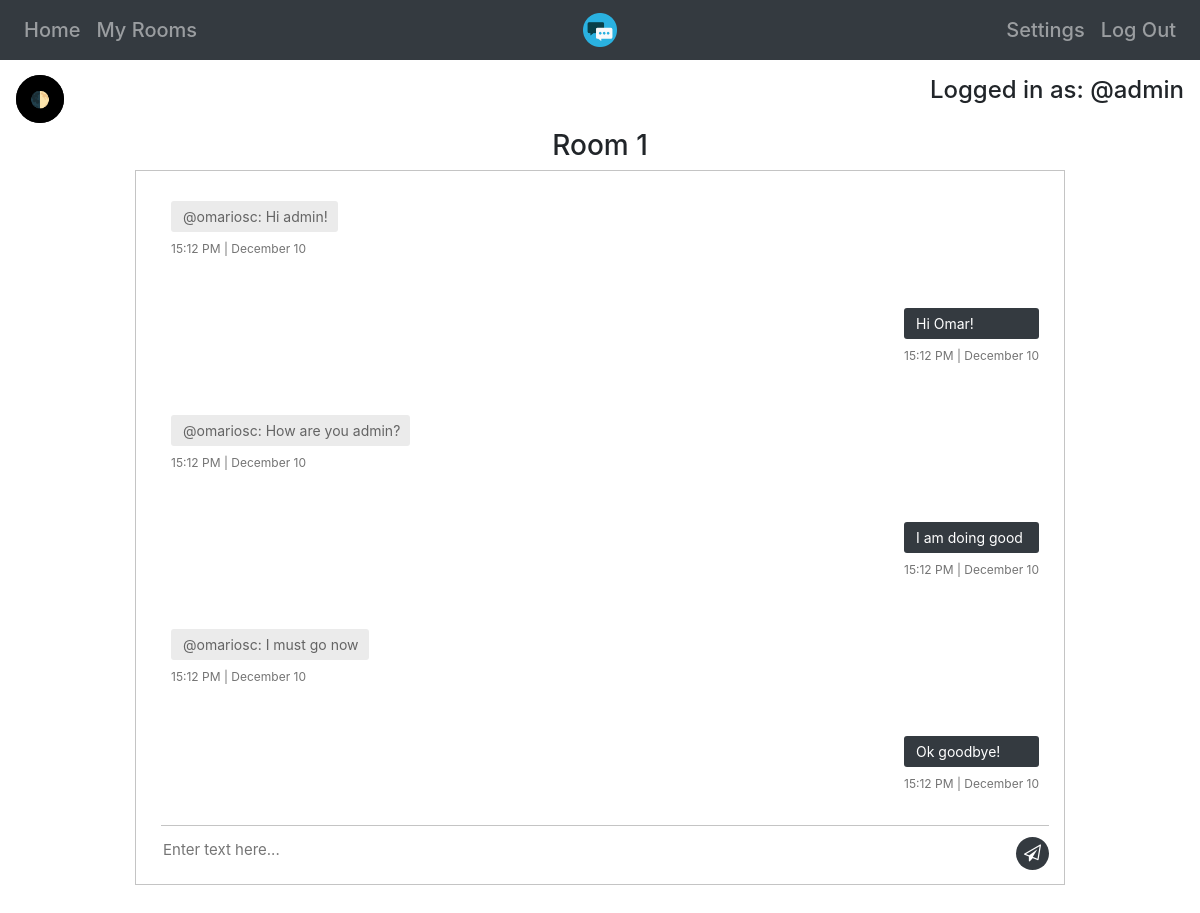
/room/1 (signed in), run on the app's committed database.
### app/models.py (models this page shows)
class Users(UserMixin,db.Model):
  __tablename__='Users'
  id=db.Column(db.Integer,primary_key=True)
  username=db.Column(db.String(20),unique=True)
  email=db.Column(db.String(50),unique=True)
  password=db.Column(db.String)
  rooms=db.relationship("Rooms",secondary='UserRooms',back_populates="users")

class Messages(db.Model):
  __tablename__='Messages'
  id=db.Column(db.Integer,primary_key=True)
  userroom_id=db.Column(db.Integer,db.ForeignKey('UserRooms.id'))
  message=db.Column(db.String)
  datetime=db.Column(db.DateTime(timezone=True))

### app/room.py (the view)
@room.route('/room/<room_id>',methods=['GET'])
@login_required
def show(room_id):
  if len(Rooms.query.filter_by(id=room_id).all())==0:
    log_error(user=current_user,room=room_id,ip=request.remote_addr,error="room-not-exists")
    return redirect(url_for('home.show') + '?error=room-not-exists')
  if UserRooms.query.filter_by(user=current_user.id,room=room_id).count()==0:
    log_error(user=current_user,room=room_id,ip=request.remote_addr,error="room-must-join-room")
    return redirect(url_for('home.show') + '?error=must-join-room')
  else:
    userrooms=UserRooms.query.filter_by(room=room_id).all()
    messages=[]
    usernames=[]
    times=[]
    for i in range(len(userrooms)):
      userroom_messages=Messages.query.filter_by(userroom_id=userrooms[i].id).all()
      for message in userroom_messages:
        messages.append(message)
    messages.sort(key=lambda r: r.datetime)
    for message in messages:
      times.append(message.datetime.strftime("%H:%m %p | %B %d"))
      userid=UserRooms.query.filter_by(id=message.userroom_id).one().user
      username=Users.query.filter_by(id=userid).one().username
      usernames.append(username)
    return render_template('chatroom.html',room_id=room_id,messages=messages,no_messages=len(messages),usernames=usernames,userroom_id=UserRooms.query.filter_by(user=current_user.id,room=room_id).one().id,times=times)

### app/__init__.py (called while the page is built)
@login_manager.user_loader
def load_user(id):
  return Users.query.get(int(id))

### app/templates/chatroom.html
{% extends "home.html" %}
{% block head %}
<link rel="stylesheet" href="/static/css/rooms.css">
<link rel="stylesheet" href="https://cdnjs.cloudflare.com/ajax/libs/font-awesome/4.7.0/css/font-awesome.css">
{% endblock %}
{% block content %}
<div class="container">
  <h3 class="text-center">Room {{ room_id }}</h3>
  <div class="messaging">
    <div class="inbox_msg">
      <div class="mesgs">
        <div class="msg_history">
          {% for i in range(no_messages) %}
          {% if usernames[i] == current_user.username %}
          <div class="outgoing_msg">
            <div class="sent_msg">
              <p>{{ messages[i].message }}</p>
              <span class="time_date">{{ times[i] }}</span>
            </div>
          </div>
          {% else %}
          <div class="incoming_msg">
            <div class="received_msg">
              <div class="received_withd_msg">
                <p>@{{ usernames[i] }}: {{ messages[i].message }}</p>
                <span class="time_date">{{ times[i] }}</span>
              </div>
            </div>
          </div>
          {% endif %}
          <br>
          {% endfor %}
        </div>
        <br>
        <div class="type_msg">
          <div class="input_msg_write spacebottom">
          <form method="POST" action="/room/chat/{{ room_id }}">
            <input type="text" name="message" class="write_msg inputfieldblack sendchat" placeholder="Enter text here..." required autofocus>
            <button class="msg_send_btn btn-darkmode" type="submit"><i class="fa fa-paper-plane-o" aria-hidden="true" alt="send"></i></button>
          </form>
          </div>
        </div>
      </div>
    </div>
  </div>
</div>
{% endblock %}

### app/templates/home.html (shortened to what this page needs)
{% extends "base.html" %}
{% block body %}
<body>
  <nav class="navbar navbar-expand-md navbar-dark bg-dark">
    <div class="navbar-collapse collapse w-100 order-1 order-md-0 dual-collapse2">
      <ul class="navbar-nav mr-auto">
        <li class="nav-item mb-0 h5"><a class="nav-link" href="/home">Home</a></li>
        <li class="nav-item mb-0 h5"><a class="nav-link" href="/myrooms">My Rooms</a></li>
      </ul>
    </div>
    <div class="mx-auto order-0">
      <a class="navbar-brand mx-auto" href="/home"><img src="/static/favicon.ico" alt="TickTalk" width="34" height="34"></a>
    </div>
    <div class="navbar-collapse collapse w-100 order-3 dual-collapse2">
      <ul class="navbar-nav ml-auto">
        <li class="nav-item mb-0 h5"><a class="nav-link" href="/settings">Settings</a></li>
        <li class="nav-item mb-0 h5"><a class="nav-link" href="/logout">Log Out</a></li>
      </ul>
    </div>
  </nav>
<h4 class="text-right loggedinuser">Logged in as: @{{ current_user.username }}</h4>
{% endblock %}

### app/templates/base.html (shortened to what this page needs)
<!DOCTYPE html>
<html lang="en">
  <head>
    <link rel="stylesheet" type="text/css" href="https://cdn.jsdelivr.net/npm/cookieconsent@3/build/cookieconsent.min.css">
    <link rel="stylesheet" href="https://stackpath.bootstrapcdn.com/bootstrap/4.2.1/css/bootstrap.min.css">
    <link rel="stylesheet" href="/static/css/style.css">
    {% block head %}{% endblock %}
  </head>
    {% block body %}{% endblock %}
    {% block content %}{% endblock %}
  </body>
</html>

### app/static/css/style.css (style rules this page uses)
html, body { max-width: 100%; overflow-x: hidden; }
.sendchat { border-top-left-radius: 4px; border-top-right-radius: 4px; border-bottom-right-radius: 4px; border-bottom-left-radius: 4px; }
.loggedinuser { padding: 16px; }
.spacebottom { padding-bottom: 10px; }

### app/static/css/rooms.css (style rules this page uses)
.container { max-width: 80%; padding-bottom: 50px; }
.inbox_msg { border: 1px solid #c4c4c4; clear: both; overflow: hidden; }
.received_msg { display: inline-block; padding: 0 0 0 10px; vertical-align: top; max-width: 80%; }
.received_withd_msg p { background: #ebebeb none repeat scroll 0 0; border-radius: 3px; color: #646464; font-size: 14px; margin: 0; padding: 5px 10px 5px 12px; width: 100%; }
.time_date { color: #747474; display: block; font-size: 12px; margin: 8px 0 0; }
.received_withd_msg { width: 100%; }
.mesgs { float: left; padding: 30px 15px 0 25px; width: 100%; }
.sent_msg p { background: #343a40 none repeat scroll 0 0; border-radius: 3px; font-size: 14px; margin: 0; color: #fff; padding: 5px 10px 5px 12px; width: 100%; }
.outgoing_msg { overflow: hidden; margin: 26px 0 26px; }
.sent_msg { float: right; max-width: 80%; padding-right: 10px; }
.input_msg_write input { background: rgba(0, 0, 0, 0) none repeat scroll 0 0; border: medium none; color: #4c4c4c; font-size: 15px; min-height: 48px; width: 100%; }
.type_msg { border-top: 1px solid #c4c4c4; position: relative; }
.msg_send_btn { background: #343a40 none repeat scroll 0 0; border: medium none; border-radius: 50%; color: #fff; cursor: pointer; font-size: 17px; height: 33px; position: absolute; right: 0; top: 11px; width: 33px; }
.messaging { padding: 0 0 0 0; }
.msg_history { height: 600px; overflow-y: auto; overflow-x: auto; }

### data on the page
Users: username "admin"
Users: username "omariosc" "omariosc" "omariosc"
Messages: message "Hi admin!"
Messages: message "Hi Omar!"
Messages: message "How are you admin?"
Messages: message "I am doing good"
Messages: message "I must go now"
Messages: message "Ok goodbye!"

### other printed values
{{ room_id }} "1"
{{ times[i] }} "15:12 PM | December 10" "15:12 PM | December 10" "15:12 PM | December 10"
